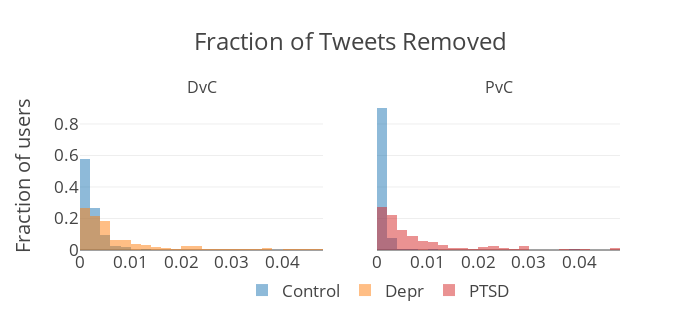

Notebook cell for this chart:
### Code cell
fig = tools.make_subplots(rows=1, cols=2, shared_yaxes=True, subplot_titles=('DvC', 'PvC'))

fig.append_trace(trace1, 1, 1)
fig.append_trace(trace2, 1, 1)
fig.append_trace(trace3, 1, 2)
fig.append_trace(trace4, 1, 2)


fig['layout'].update(height=330, width=700, barmode='overlay', font=dict(size=17), title='Fraction of Tweets Removed',  yaxis=dict(title='Fraction of users'), legend=dict(orientation='h', x=0.3, y=-0.15))

# fig['layout']['xaxis1'].update(title='xaxis 1 title')
# fig['layout']['xaxis2'].update(title='xaxis 2 title')
# fig['layout']['xaxis3'].update(title='xaxis 3 title')
# fig['layout']['xaxis4'].update(title='xaxis 4 title')
py.iplot(fig, filename='make-subplots-multiple-with-titles')

### Figure 1 — Plotly figure (JSON) as saved in the notebook; plotly's stock layout.template omitted (floating-point values rounded to 4 significant figures; data arrays with more than 128 entries replaced by an {"elided": "..."} marker saying what was removed)
{"data": [{"histnorm": "probability", "name": "Control", "opacity": 0.5, "type": "histogram", "uid": "26aeb21f-3e81-4eb6-bee3-d5d85618b391", "x": {"elided": "322 float values"}, "xaxis": "x", "xbins": {"end": 0.05, "size": 0.002, "start": 0}, "yaxis": "y"}, {"histnorm": "probability", "name": "Depr", "opacity": 0.5, "type": "histogram", "uid": "8fae37ec-253e-48f4-94f2-1a7c853b5306", "x": {"elided": "323 float values"}, "xaxis": "x", "xbins": {"end": 0.05, "size": 0.002, "start": 0}, "yaxis": "y"}, {"histnorm": "probability", "marker": {"color": "#1f77b4"}, "name": "Control", "opacity": 0.5, "showlegend": false, "type": "histogram", "uid": "896b4b01-9d6c-474d-9e86-ebf0e510e67c", "x": {"elided": "241 float values"}, "xaxis": "x2", "xbins": {"end": 0.05, "size": 0.002, "start": 0}, "yaxis": "y"}, {"histnorm": "probability", "name": "PTSD", "opacity": 0.5, "type": "histogram", "uid": "85f5b741-212d-4566-8910-baf1ba6a962a", "x": {"elided": "243 float values"}, "xaxis": "x2", "xbins": {"end": 0.05, "size": 0.002, "start": 0}, "yaxis": "y"}], "layout": {"annotations": [{"font": {"size": 16}, "showarrow": false, "text": "DvC", "x": 0.225, "xanchor": "center", "xref": "paper", "y": 1, "yanchor": "bottom", "yref": "paper"}, {"font": {"size": 16}, "showarrow": false, "text": "PvC", "x": 0.775, "xanchor": "center", "xref": "paper", "y": 1, "yanchor": "bottom", "yref": "paper"}], "barmode": "overlay", "font": {"size": 17}, "height": 330, "legend": {"orientation": "h", "x": 0.3, "y": -0.15}, "title": "Fraction of Tweets Removed", "width": 700, "xaxis": {"anchor": "y", "domain": [0, 0.45]}, "xaxis2": {"anchor": "free", "domain": [0.55, 1], "position": 0}, "yaxis": {"anchor": "x", "domain": [0, 1], "title": "Fraction of users"}}}
